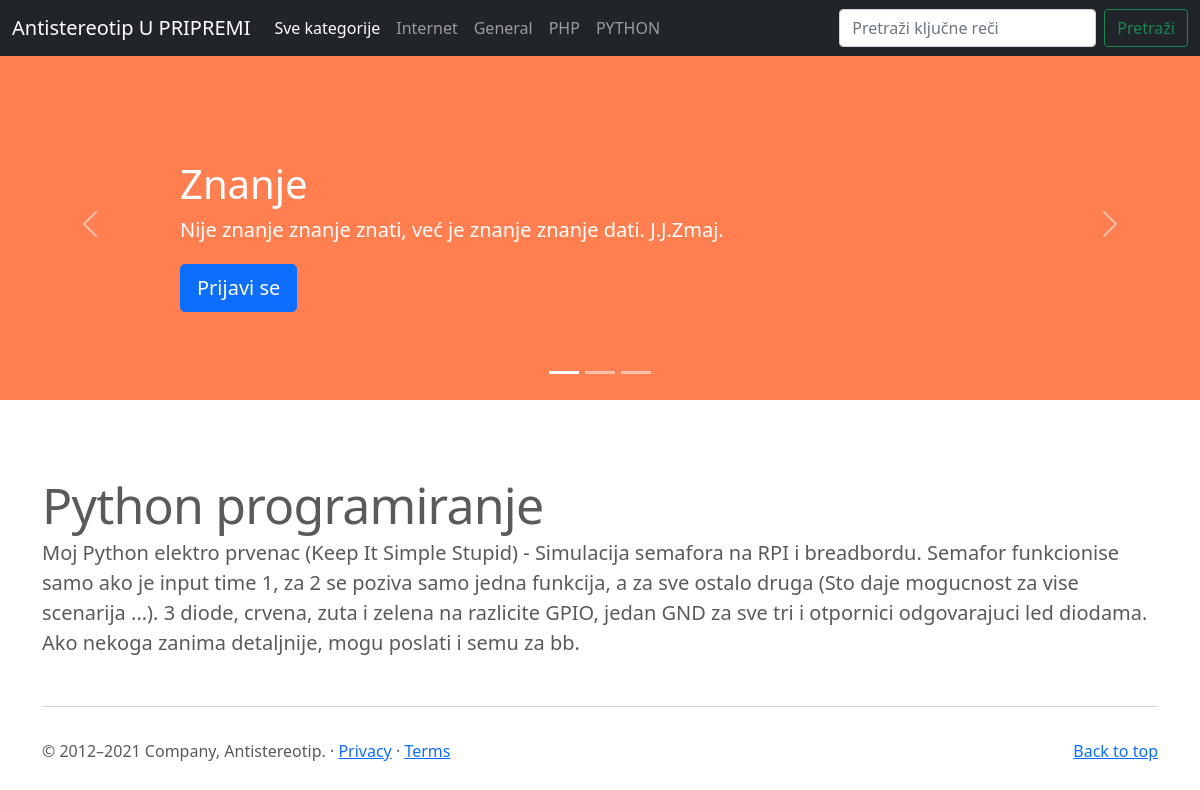
/blogCMS/single.php?post=4, run on the app's committed database.
### tables this page shows
CREATE TABLE `categories` (
  `id` int(11) NOT NULL,
  `text` varchar(100) NOT NULL
);

CREATE TABLE `posts` (
  `id` int(11) NOT NULL,
  `title` varchar(200) NOT NULL,
  `category` int(11) NOT NULL,
  `date` varchar(100) NOT NULL,
  `body` longtext NOT NULL,
  `img` varchar(100) NOT NULL,
  `author` varchar(100) NOT NULL,
  `keywords` varchar(200) NOT NULL
);

### blogCMS/single.php (the view, shortened to what this page needs)
<?php
include 'header.php';
if(isset($_GET['post'])) {
	$id = mysqli_real_escape_string($db, $_GET['post']);
	$query = "SELECT * FROM posts WHERE id='$id'";
}
$posts = $db->query($query);
?>
<main>
<div id="myCarousel" class="carousel slide" data-bs-ride="carousel">
    <div class="carousel-indicators">
      <button type="button" data-bs-target="#myCarousel" data-bs-slide-to="0" class="active" aria-current="true" aria-label="Slide 1"></button>
      <button type="button" data-bs-target="#myCarousel" data-bs-slide-to="1" aria-label="Slide 2"></button>
      <button type="button" data-bs-target="#myCarousel" data-bs-slide-to="2" aria-label="Slide 3"></button>
    </div>
    <div class="carousel-inner">
      <div class="carousel-item active">
        <svg class="bd-placeholder-img" width="100%" height="100%" xmlns="http://www.w3.org/2000/svg" aria-hidden="true" preserveAspectRatio="xMidYMid slice" focusable="false"><rect width="100%" height="100%" fill="#FF7F50"/></svg>
        <div class="container">
          <div class="carousel-caption text-start">
            <h1>Znanje</h1>
            <p>Nije znanje znanje znati, već je znanje znanje dati. J.J.Zmaj.</p>
            <p><a class="btn btn-lg btn-primary" href="#">Prijavi se</a></p>
          </div>
        </div>
      </div>
    </div>
    <button class="carousel-control-prev" type="button" data-bs-target="#myCarousel" data-bs-slide="prev">
      <span class="carousel-control-prev-icon" aria-hidden="true"></span>
    </button>
    <button class="carousel-control-next" type="button" data-bs-target="#myCarousel" data-bs-slide="next">
      <span class="carousel-control-next-icon" aria-hidden="true"></span>
    </button>
  </div>
  <div class="container marketing">
		<?php if ($posts->num_rows > 0) {
		while ($row = $posts->fetch_assoc()) {
		?>
    <div class="row featurette">
      <div class="col-md-12">
        <h2 class="featurette-heading"><?php echo $row['title']; ?></h2>
        <p class="lead"><?php $body = $row['body']; echo $body; ?></p>
      </div>
    </div>
    <hr class="featurette-divider">
	<?php }} ?>
  </div>
<?php
include 'footer.php';
?>

### blogCMS/header.php (shortened to what this page needs)
<?php
include 'includes/db.php';
$query = "SELECT * FROM categories";
$categories = $db->query($query);
?>
<!doctype html>
<html lang="en">
  <head>
<link href="bootstrap-5/assets/dist/css/bootstrap.min.css" rel="stylesheet">
    <link href="bootstrap-5/carousel/carousel.css" rel="stylesheet">
  </head>
  <body>
<header>
  <nav class="navbar navbar-expand-md navbar-dark fixed-top bg-dark">
    <div class="container-fluid">
      <a class="navbar-brand" href="#">Antistereotip U PRIPREMI</a>
      <div class="collapse navbar-collapse" id="navbarCollapse">
        <ul class="navbar-nav me-auto mb-2 mb-md-0">
          <li class="nav-item">
		  <?php if(isset($_GET['category'])) { ?>
            <a class="nav-link" aria-current="page" href="index.php">Sve kategorije</a>
		  <?php } else { ?>
		  <a class="nav-link active" aria-current="page" href="index.php">Sve kategorije</a>
		  </li>
		  <?php } ?>
			<?php if($categories->num_rows > 0) {
				while ($row = $categories->fetch_assoc()){
					if (isset($_GET['category']) && $row['id'] == $_GET['category']) { ?>
          <li class="nav-item">
            <a class="nav-link active" href="index.php?category=<?php echo $row['id']; ?>"><?php echo $row['text']; ?></a>
          </li>
					<?php } else
						echo "<li class='nav-item active'><a class='nav-link' href='index.php?category=$row[id]'>$row[text]</a></li>"; ?>
			<?php }}  ?>
        </ul>
        <form class="d-flex" action="search.php" method="GET">
          <input class="form-control me-2" type="search" aria-label="Search" placeholder="Pretraži ključne reči" name="keys" value="<?php echo isset($_GET['keys']) ? $_GET['keys'] : ''; ?>">
          <button class="btn btn-outline-success" type="submit">Pretraži</button>
        </form>
      </div>
    </div>
  </nav>
</header>

### blogCMS/header.php (style rules this page uses)
.bd-placeholder-img { font-size: 1.125rem; text-anchor: middle; -webkit-user-select: none; -moz-user-select: none; user-select: none; }

### data on the page
categories: text "Internet"
categories: text "General"
categories: text "PHP"
categories: text "PYTHON"
posts: title "Python programiranje", body "Moj Python elektro prvenac (Keep It Simple Stupid) - Simulacija semafora na RPI i breadbordu. Semafor funkcionise samo ako je input time 1, za 2 se poziva samo jedna funkcija, a za sve ostalo druga (Sto daje mogucnost za vise scenarija ...). 3 diode, crvena, zuta i zelena na razlicite GPIO, jedan GND za sve tri i otpornici odgovarajuci led diodama. Ako nekoga zanima detaljnije, mogu poslati i semu za bb."
